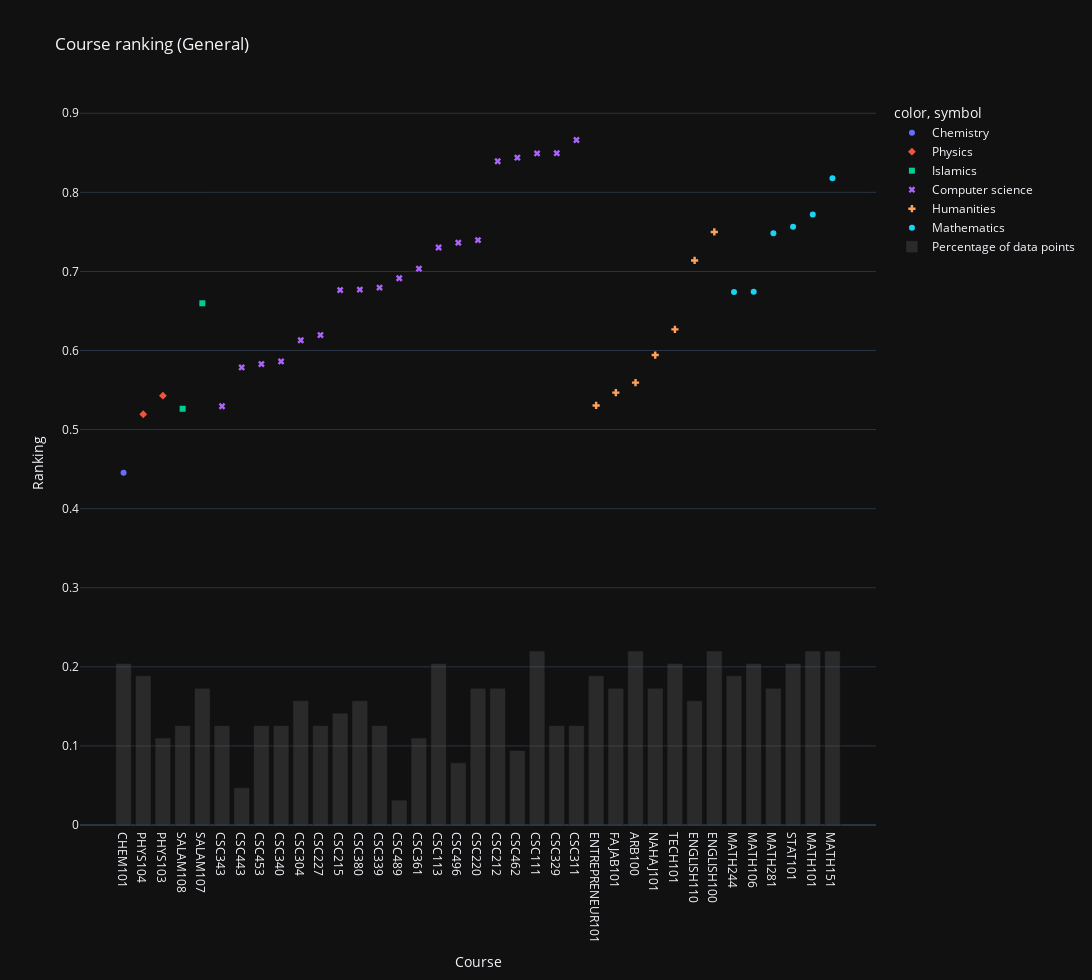

This figure's notebook cell:
### Code cell
general_scores = scores_df.sum().sort_values() / 25
sorted_categories = course_to_category(general_scores.index)
fig_scores = px.scatter(general_scores, color=sorted_categories, symbol=sorted_categories, title="Course ranking (General)", hover_name=course_info_df.Description)
fig_scores.update_xaxes(title="Course")
fig_scores.update_yaxes(title="Ranking")

remove_double_naming_in_legend(fig_scores)

fig_scores.add_trace(
    go.Bar(x=course_to_num_ranking_series.index, y=course_to_num_ranking_series / np.linalg.norm(course_to_num_ranking_series), marker={"color": "rgba(100, 100, 100, 0.3)"}, name="Percentage of data points"),
    # row=2, col=1
)
fig_scores.update_layout(height=980, width=1920)

name = "Course ranking (General)"
fig_scores.write_image(f"images/{name}.png")
name_to_figure.update({name: fig_scores})
fig_scores

### Figure 1 — Plotly figure (JSON) as saved in the notebook; plotly's stock layout.template omitted (floating-point values rounded to 4 significant figures)
{"data": [{"hovertemplate": "<b>%{hovertext}</b><br><br>color=Chemistry<br>symbol=Chemistry<br>index=%{x}<br>value=%{y}<extra></extra>", "hovertext": ["English 100"], "legendgroup": "Chemistry, Chemistry", "marker": {"color": "#636efa", "symbol": "circle"}, "mode": "markers", "name": "Chemistry", "orientation": "v", "showlegend": true, "type": "scatter", "x": ["CHEM101"], "xaxis": "x", "y": [0.4453], "yaxis": "y"}, {"hovertemplate": "<b>%{hovertext}</b><br><br>color=Physics<br>symbol=Physics<br>index=%{x}<br>value=%{y}<extra></extra>", "hovertext": ["Arabic 100", "Tech 140 - Computer Skills"], "legendgroup": "Physics, Physics", "marker": {"color": "#EF553B", "symbol": "diamond"}, "mode": "markers", "name": "Physics", "orientation": "v", "showlegend": true, "type": "scatter", "x": ["PHYS104", "PHYS103"], "xaxis": "x", "y": [0.5194, 0.5429], "yaxis": "y"}, {"hovertemplate": "<b>%{hovertext}</b><br><br>color=Islamics<br>symbol=Islamics<br>index=%{x}<br>value=%{y}<extra></extra>", "hovertext": ["Math 101 - Derivative Math", "Salam 108 - Modern Issues"], "legendgroup": "Islamics, Islamics", "marker": {"color": "#00cc96", "symbol": "square"}, "mode": "markers", "name": "Islamics", "orientation": "v", "showlegend": true, "type": "scatter", "x": ["SALAM108", "SALAM107"], "xaxis": "x", "y": [0.5263, 0.6597], "yaxis": "y"}, {"hovertemplate": "<b>%{hovertext}</b><br><br>color=Computer science<br>symbol=Computer science<br>index=%{x}<br>value=%{y}<extra></extra>", "hovertext": ["Chemistry 101 - Intro To Chemistry", "Nahaj 101 - University Skills", "English 110", "Salam 107 - Job Ethics", "Math 106 - Integral Math", "CSC 111 – Computer Programming-I (3-2-1)", "MATH 244 - Linear Algebra", "CSC 212 – Data Structures (3-0-1)", "CSC 215 – Procedural Programming With C (2-2-1)", "Math 281 - Combinatorial Math", "CSC 304 – Ethical Issues in Computing & Research Methods (3-0-1)", "CSC 227 – Operating Systems (3-0-1)", "CSC 311 – Design and Analysis of Algorithms (3-0-1)", "CSC 339 – Theory of Computation (3-0-1)", "CSC 496 – Graduation Project-I (2-0-0)", "Physics 103 - Newtonian Physics", "CSC 443 – IT/Software project management (3-0-1)", "CSC 462 – Machine Learning (3-0-1)", "CSC 489 - Selected Topics in Computer Science"], "legendgroup": "Computer science, Computer science", "marker": {"color": "#ab63fa", "symbol": "x"}, "mode": "markers", "name": "Computer science", "orientation": "v", "showlegend": true, "type": "scatter", "x": ["CSC343", "CSC443", "CSC453", "CSC340", "CSC304", "CSC227", "CSC215", "CSC380", "CSC339", "CSC489", "CSC361", "CSC113", "CSC496", "CSC220", "CSC212", "CSC462", "CSC111", "CSC329", "CSC311"], "xaxis": "x", "y": [0.5295, 0.5785, 0.5828, 0.5862, 0.6129, 0.6195, 0.6765, 0.6769, 0.6795, 0.6914, 0.7034, 0.7302, 0.7363, 0.7396, 0.8393, 0.8438, 0.8492, 0.8495, 0.8662], "yaxis": "y"}, {"hovertemplate": "<b>%{hovertext}</b><br><br>color=Humanities<br>symbol=Humanities<br>index=%{x}<br>value=%{y}<extra></extra>", "hovertext": ["Statistics 101", "Entrepreneurship 101", "Fajab 101 - Health and Stuff", "Physics 104 - Electrical Physics", "Math 151 - Discrete Math", "CSC 380 – Introduction to Database Concepts (3-0-1)", "CSC 361 – Artificial Intelligence (3-0-1)"], "legendgroup": "Humanities, Humanities", "marker": {"color": "#FFA15A", "symbol": "cross"}, "mode": "markers", "name": "Humanities", "orientation": "v", "showlegend": true, "type": "scatter", "x": ["ENTREPRENEUR101", "FAJAB101", "ARB100", "NAHAJ101", "TECH101", "ENGLISH110", "ENGLISH100"], "xaxis": "x", "y": [0.5305, 0.5467, 0.5594, 0.5942, 0.6267, 0.7139, 0.7499], "yaxis": "y"}, {"hovertemplate": "<b>%{hovertext}</b><br><br>color=Mathematics<br>symbol=Mathematics<br>index=%{x}<br>value=%{y}<extra></extra>", "hovertext": ["CSC 113 – Computer Programming-II (3-2-1)", "CSC 220 – Computer Organization (2-2-1)", "CSC 343 - Intro To Software Engineering", "CSC 329 – Computer Networks (3-0-1)", "CSC 340 – Programming Languages and Compilation (3-0-1)", "CSC 453 - Parallel Processing (3-0-1)"], "legendgroup": "Mathematics, Mathematics", "marker": {"color": "#19d3f3", "symbol": "circle"}, "mode": "markers", "name": "Mathematics", "orientation": "v", "showlegend": true, "type": "scatter", "x": ["MATH244", "MATH106", "MATH281", "STAT101", "MATH101", "MATH151"], "xaxis": "x", "y": [0.674, 0.6743, 0.7483, 0.7564, 0.772, 0.8177], "yaxis": "y"}, {"marker": {"color": "rgba(100, 100, 100, 0.3)"}, "name": "Percentage of data points", "type": "bar", "x": ["ENGLISH100", "ARB100", "MATH101", "CHEM101", "STAT101", "TECH101", "ENTREPRENEUR101", "FAJAB101", "NAHAJ101", "ENGLISH110", "SALAM107", "PHYS104", "MATH106", "CSC111", "MATH151", "SALAM108", "CSC113", "CSC220", "MATH244", "CSC212", "CSC215", "MATH281", "CSC304", "CSC380", "CSC227", "CSC311", "CSC339", "CSC343", "CSC361", "CSC329", "CSC340", "CSC453", "CSC496", "PHYS103", "CSC443", "CSC462", "CSC489"], "y": [0.22, 0.22, 0.22, 0.2043, 0.2043, 0.2043, 0.1886, 0.1729, 0.1729, 0.1572, 0.1729, 0.1886, 0.2043, 0.22, 0.22, 0.1257, 0.2043, 0.1729, 0.1886, 0.1729, 0.1415, 0.1729, 0.1572, 0.1572, 0.1257, 0.1257, 0.1257, 0.1257, 0.11, 0.1257, 0.1257, 0.1257, 0.07859, 0.11, 0.04715, 0.0943, 0.03143]}], "layout": {"height": 980, "legend": {"title": {"text": "color, symbol"}, "tracegroupgap": 0}, "title": {"text": "Course ranking (General)"}, "width": 1920, "xaxis": {"anchor": "y", "domain": [0, 1], "title": {"text": "Course"}}, "yaxis": {"anchor": "x", "domain": [0, 1], "title": {"text": "Ranking"}}}}
